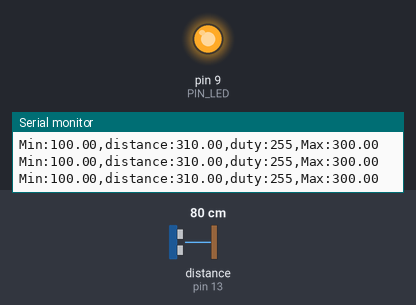
A sketch run on a simulated Arduino Uno, built with avr-gcc and run on an emulated ATmega328P. On the bench: output pins drawn as LEDs (lit = HIGH), the last lines printed to the serial monitor. Wiring (inferred from the names in the program): ultrasonic range finder: trigger pin 12; echo pin 13. The test bench sets the inputs (shaded band); at power-on: distance to the obstacle (sensor on pin 13) 80 cm. The echo pulse lasts 58.3 µs per cm; pins used as bus, display or sensor lines are not drawn.

Above: at 1.2 s.
1.3 s: distance to the obstacle (sensor on pin 13) set to 18 cm
At 2.0 s:
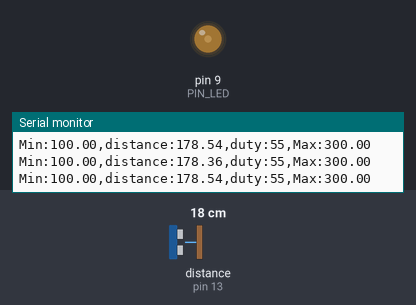
2.8 s: distance to the obstacle (sensor on pin 13) set to 2 cm
At 3.1 s:
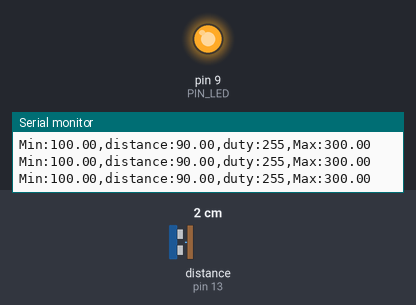
Timing chart, 0 to 5.8 s (numbered marks = the images above; inputs shaded):
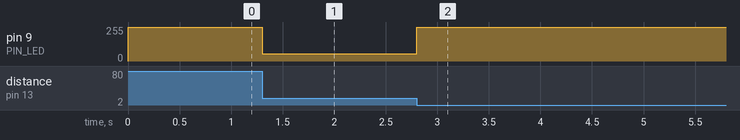

Measured:
- after the input at 1.3 s, pin 9 (PIN_LED): 255/255 → 55/255 at once
- after the input at 2.8 s, pin 9 (PIN_LED): 55/255 → 255/255 at once

The sketch:

08_example_2_led_distance.ino
```cpp
// - 200mm에서 최대 밝기, 100/300mm에서 꺼짐, 150/250mm에서 duty 50%

#define PIN_LED  9    // PWM 가능 핀 (active low)
#define PIN_TRIG 12   // sonar sensor TRIGGER
#define PIN_ECHO 13   // sonar sensor ECHO

#define SND_VEL 346.0     // sound velocity at 24 celsius degree (unit: m/sec)
#define INTERVAL 25       // sampling interval (unit: msec)
#define PULSE_DURATION 10 // ultra-sound Pulse Duration (unit: usec)
#define _DIST_MIN 100.0   // minimum distance to be measured (unit: mm)
#define _DIST_MAX 300.0   // maximum distance to be measured (unit: mm)
#define _DIST_PEAK 200.0  // distance at which LED is brightest (unit: mm)

#define TIMEOUT ((INTERVAL / 2) * 1000.0) // maximum echo waiting time (unit: usec)
#define SCALE (0.001 * 0.5 * SND_VEL)     // coefficent to convert duration to distance

unsigned long last_sampling_time;   // unit: msec

void setup() {
  // initialize GPIO pins
  pinMode(PIN_LED, OUTPUT);
  pinMode(PIN_TRIG, OUTPUT);  // sonar TRIGGER
  pinMode(PIN_ECHO, INPUT);   // sonar ECHO
  digitalWrite(PIN_TRIG, LOW);  // turn-off Sonar
  analogWrite(PIN_LED, 255);    // LED OFF

  // initialize serial port
  Serial.begin(57600);
}

void loop() {
  float distance;
  int duty;   // analogWrite 값 (0: 가장 밝음, 255: 꺼짐)

  // wait until next sampling time. // polling
  // 뺄셈으로 비교하면 millis()가 오버플로(약 50일)되어도 올바르게 동작함
  if (millis() - last_sampling_time < INTERVAL)
    return;

  distance = USS_measure(PIN_TRIG, PIN_ECHO); // read distance

  if ((distance == 0.0) || (distance > _DIST_MAX)) {
    distance = _DIST_MAX + 10.0;    // Set Higher Value
    duty = 255;                     // LED OFF
  } else if (distance < _DIST_MIN) {
    distance = _DIST_MIN - 10.0;    // Set Lower Value
    duty = 255;                     // LED OFF
  } else {    // In desired Range
    duty = distance_to_duty(distance);
  }
  analogWrite(PIN_LED, duty);

  // output to the serial port (serial plotter)
  Serial.print("Min:");        Serial.print(_DIST_MIN);
  Serial.print(",distance:");  Serial.print(distance);
  Serial.print(",duty:");      Serial.print(duty);
  Serial.print(",Max:");       Serial.print(_DIST_MAX);
  Serial.println("");

  // update last sampling time
  last_sampling_time += INTERVAL;
}

//   밝기 비율 = 1 - |distance - 200| / 100   (200mm: 1.0, 150/250mm: 0.5, 100/300mm: 0.0)
//   active low이므로 duty = 255 * (1 - 밝기 비율)
// 정수 나눗셈으로 계산하면 결과가 0이 되므로 float로 계산 후 마지막에 int로 변환
int distance_to_duty(float distance)
{
  float brightness = 1.0 - fabs(distance - _DIST_PEAK) / (_DIST_PEAK - _DIST_MIN);
  if (brightness < 0.0) brightness = 0.0;
  if (brightness > 1.0) brightness = 1.0;

  return (int)(255.0 * (1.0 - brightness) + 0.5);
}

// get a distance reading from USS. return value is in millimeter.
float USS_measure(int TRIG, int ECHO)
{
  digitalWrite(TRIG, HIGH);
  delayMicroseconds(PULSE_DURATION);
  digitalWrite(TRIG, LOW);

  return pulseIn(ECHO, HIGH, TIMEOUT) * SCALE; // unit: mm
}
```
